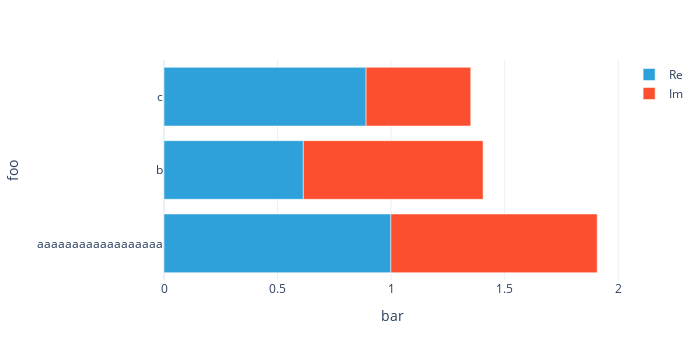

Notebook code cell kept with this figure:
### Code cell
#|hide
plotly_dataarray(U1.array + U2.array)

### Figure 1 — Plotly figure (JSON) as saved in the notebook; plotly's stock layout.template omitted (floating-point values rounded to 4 significant figures)
{"data": [{"alignmentgroup": "True", "hovertemplate": "Part=Re<br>bar=%{x}<br>foo=%{y}<extra></extra>", "legendgroup": "Re", "marker": {"color": "#2fa1da", "pattern": {"shape": ""}}, "name": "Re", "offsetgroup": "Re", "orientation": "h", "showlegend": true, "textposition": "auto", "type": "bar", "x": [0.9988, 0.6135, 0.8898], "xaxis": "x", "y": ["aaaaaaaaaaaaaaaaaa", "b", "c"], "yaxis": "y"}, {"alignmentgroup": "True", "hovertemplate": "Part=Im<br>bar=%{x}<br>foo=%{y}<extra></extra>", "legendgroup": "Im", "marker": {"color": "#fb4f2f", "pattern": {"shape": ""}}, "name": "Im", "offsetgroup": "Im", "orientation": "h", "showlegend": true, "textposition": "auto", "type": "bar", "x": [0.9086, 0.7915, 0.4609], "xaxis": "x", "y": ["aaaaaaaaaaaaaaaaaa", "b", "c"], "yaxis": "y"}], "layout": {"barmode": "relative", "height": 360, "legend": {"title": {}, "tracegroupgap": 0}, "margin": {"t": 60}, "width": 700, "xaxis": {"anchor": "y", "autorange": true, "domain": [0, 1], "range": [0, 2.008], "title": {"text": "bar"}, "type": "linear"}, "yaxis": {"anchor": "x", "autorange": true, "domain": [0, 1], "range": [-0.5, 2.5], "title": {"text": "foo"}, "type": "category"}}}
